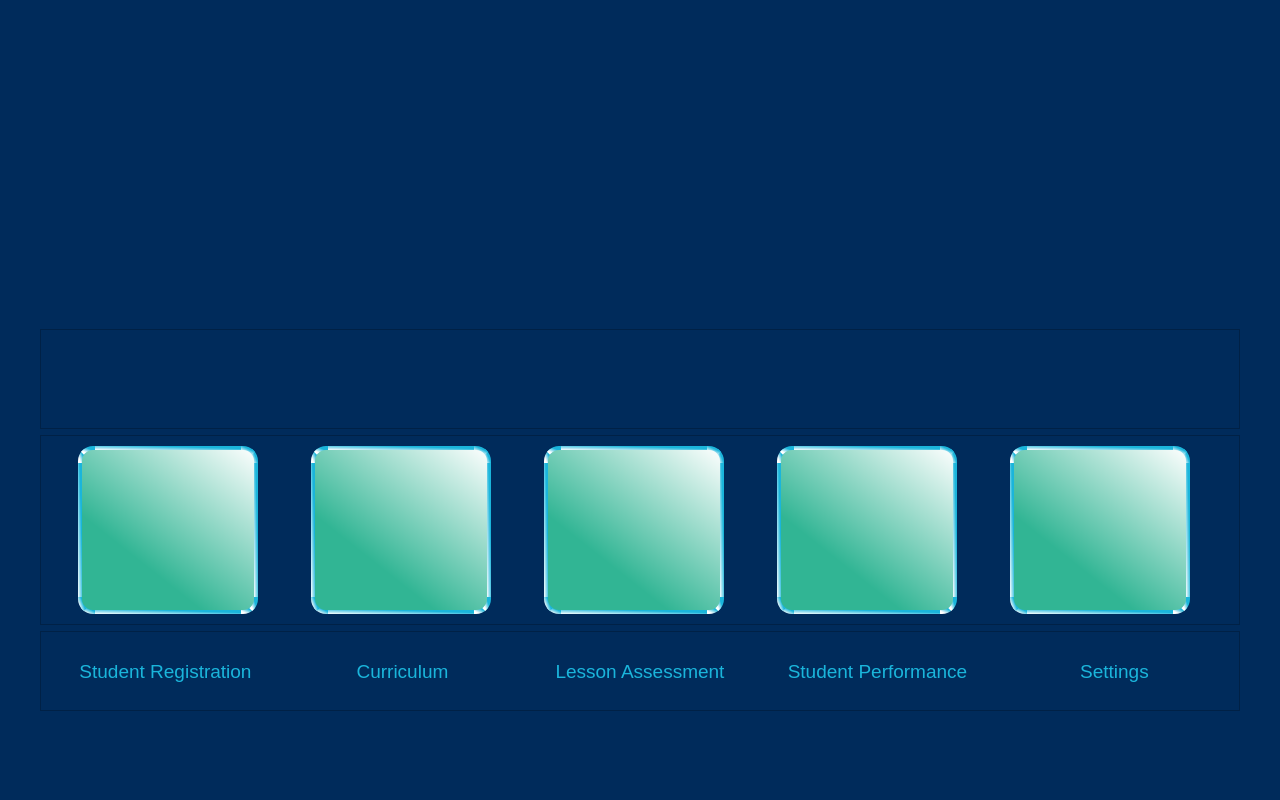
<?xml version="1.0" encoding="UTF-8"?>
<ui version="4.0">
 <class>MainWindow</class>
 <widget class="QMainWindow" name="MainWindow">
  <property name="geometry">
   <rect>
    <x>0</x>
    <y>0</y>
    <width>1280</width>
    <height>800</height>
   </rect>
  </property>
  <property name="font">
   <font>
    <pointsize>12</pointsize>
   </font>
  </property>
  <property name="windowTitle">
   <string>MainWindow</string>
  </property>
  <widget class="QWidget" name="centralwidget">
   <layout class="QGridLayout" name="gridLayout_2">
    <property name="leftMargin">
     <number>0</number>
    </property>
    <property name="topMargin">
     <number>0</number>
    </property>
    <property name="rightMargin">
     <number>0</number>
    </property>
    <property name="bottomMargin">
     <number>0</number>
    </property>
    <item row="0" column="0">
     <widget class="QFrame" name="mainframe">
      <property name="sizePolicy">
       <sizepolicy hsizetype="Preferred" vsizetype="Preferred">
        <horstretch>0</horstretch>
        <verstretch>0</verstretch>
       </sizepolicy>
      </property>
      <property name="maximumSize">
       <size>
        <width>16777215</width>
        <height>16777215</height>
       </size>
      </property>
      <property name="styleSheet">
       <string notr="true">background-color: rgb(0, 43, 91)</string>
      </property>
      <layout class="QGridLayout" name="gridLayout">
       <item row="1" column="0">
        <widget class="QFrame" name="frm_banner_pic">
         <property name="maximumSize">
          <size>
           <width>1200</width>
           <height>300</height>
          </size>
         </property>
         <property name="styleSheet">
          <string notr="true">border: none;</string>
         </property>
         <property name="frameShape">
          <enum>QFrame::StyledPanel</enum>
         </property>
         <property name="frameShadow">
          <enum>QFrame::Raised</enum>
         </property>
         <layout class="QVBoxLayout" name="verticalLayout">
          <item>
           <widget class="QLabel" name="b_picture">
            <property name="layoutDirection">
             <enum>Qt::LeftToRight</enum>
            </property>
            <property name="styleSheet">
             <string notr="true">border: none;</string>
            </property>
            <property name="frameShape">
             <enum>QFrame::StyledPanel</enum>
            </property>
            <property name="text">
             <string/>
            </property>
            <property name="pixmap">
             <pixmap>../Images/banner_logo.png</pixmap>
            </property>
            <property name="scaledContents">
             <bool>false</bool>
            </property>
            <property name="alignment">
             <set>Qt::AlignCenter</set>
            </property>
           </widget>
          </item>
         </layout>
        </widget>
       </item>
       <item row="3" column="0">
        <widget class="QFrame" name="space_frame">
         <property name="maximumSize">
          <size>
           <width>16777215</width>
           <height>100</height>
          </size>
         </property>
         <property name="frameShape">
          <enum>QFrame::StyledPanel</enum>
         </property>
         <property name="frameShadow">
          <enum>QFrame::Raised</enum>
         </property>
        </widget>
       </item>
       <item row="5" column="0">
        <widget class="QFrame" name="frm_btn_lbl">
         <property name="minimumSize">
          <size>
           <width>0</width>
           <height>50</height>
          </size>
         </property>
         <property name="maximumSize">
          <size>
           <width>16777215</width>
           <height>80</height>
          </size>
         </property>
         <property name="frameShape">
          <enum>QFrame::StyledPanel</enum>
         </property>
         <property name="frameShadow">
          <enum>QFrame::Raised</enum>
         </property>
         <layout class="QHBoxLayout" name="horizontalLayout_3">
          <item>
           <widget class="QLabel" name="lbl_student">
            <property name="maximumSize">
             <size>
              <width>16777215</width>
              <height>60</height>
             </size>
            </property>
            <property name="font">
             <font>
              <pointsize>14</pointsize>
              <weight>50</weight>
              <bold>false</bold>
             </font>
            </property>
            <property name="styleSheet">
             <string notr="true">color: rgb(26, 181, 219);</string>
            </property>
            <property name="text">
              <string>Student Registration</string>
            </property>
            <property name="alignment">
             <set>Qt::AlignCenter</set>
            </property>
           </widget>
          </item>
          <item>
           <widget class="QLabel" name="lbl_lesson">
            <property name="maximumSize">
             <size>
              <width>16777215</width>
              <height>50</height>
             </size>
            </property>
            <property name="font">
             <font>
              <pointsize>14</pointsize>
             </font>
            </property>
            <property name="styleSheet">
             <string notr="true">color: rgb(26, 181, 219);</string>
            </property>
            <property name="text">
              <string>Curriculum</string>
            </property>
            <property name="alignment">
             <set>Qt::AlignCenter</set>
            </property>
           </widget>
          </item>
          <item>
           <widget class="QLabel" name="lbl_quiz">
            <property name="maximumSize">
             <size>
              <width>16777215</width>
              <height>50</height>
             </size>
            </property>
            <property name="font">
             <font>
              <pointsize>14</pointsize>
             </font>
            </property>
            <property name="styleSheet">
             <string notr="true">color: rgb(26, 181, 219);</string>
            </property>
            <property name="text">
              <string>Lesson Assessment</string>
            </property>
            <property name="alignment">
             <set>Qt::AlignCenter</set>
            </property>
           </widget>
          </item>
          <item>
           <widget class="QLabel" name="lbl_progress">
            <property name="maximumSize">
             <size>
              <width>16777215</width>
              <height>50</height>
             </size>
            </property>
            <property name="font">
             <font>
              <pointsize>14</pointsize>
             </font>
            </property>
            <property name="styleSheet">
             <string notr="true">color: rgb(26, 181, 219);</string>
            </property>
            <property name="text">
              <string>Student Performance</string>
            </property>
            <property name="alignment">
             <set>Qt::AlignCenter</set>
            </property>
           </widget>
          </item>
          <item>
           <widget class="QLabel" name="lbl_settings">
            <property name="maximumSize">
             <size>
              <width>16777215</width>
              <height>50</height>
             </size>
            </property>
            <property name="font">
             <font>
              <pointsize>14</pointsize>
             </font>
            </property>
            <property name="styleSheet">
             <string notr="true">color: rgb(26, 181, 219);</string>
            </property>
            <property name="text">
              <string>Settings</string>
            </property>
            <property name="alignment">
             <set>Qt::AlignCenter</set>
            </property>
           </widget>
          </item>
         </layout>
        </widget>
       </item>
       <item row="2" column="0">
        <spacer name="verticalSpacer_2">
         <property name="orientation">
          <enum>Qt::Vertical</enum>
         </property>
         <property name="sizeType">
          <enum>QSizePolicy::Fixed</enum>
         </property>
         <property name="sizeHint" stdset="0">
          <size>
           <width>10</width>
           <height>10</height>
          </size>
         </property>
        </spacer>
       </item>
       <item row="0" column="0">
        <spacer name="verticalSpacer">
         <property name="orientation">
          <enum>Qt::Vertical</enum>
         </property>
         <property name="sizeType">
          <enum>QSizePolicy::Fixed</enum>
         </property>
         <property name="sizeHint" stdset="0">
          <size>
           <width>20</width>
           <height>20</height>
          </size>
         </property>
        </spacer>
       </item>
       <item row="6" column="0">
        <spacer name="verticalSpacer_3">
         <property name="orientation">
          <enum>Qt::Vertical</enum>
         </property>
         <property name="sizeType">
          <enum>QSizePolicy::Fixed</enum>
         </property>
         <property name="sizeHint" stdset="0">
          <size>
           <width>20</width>
           <height>80</height>
          </size>
         </property>
        </spacer>
       </item>
       <item row="4" column="0">
        <widget class="QFrame" name="frm_button">
         <property name="minimumSize">
          <size>
           <width>1100</width>
           <height>190</height>
          </size>
         </property>
         <property name="maximumSize">
          <size>
           <width>1270</width>
           <height>190</height>
          </size>
         </property>
         <property name="styleSheet">
          <string notr="true"/>
         </property>
         <property name="frameShape">
          <enum>QFrame::StyledPanel</enum>
         </property>
         <property name="frameShadow">
          <enum>QFrame::Raised</enum>
         </property>
         <layout class="QHBoxLayout" name="horizontalLayout_2">
          <property name="leftMargin">
           <number>0</number>
          </property>
          <property name="topMargin">
           <number>0</number>
          </property>
          <property name="bottomMargin">
           <number>0</number>
          </property>
          <item>
           <widget class="QPushButton" name="btn_student">
            <property name="sizePolicy">
             <sizepolicy hsizetype="Fixed" vsizetype="Fixed">
              <horstretch>0</horstretch>
              <verstretch>0</verstretch>
             </sizepolicy>
            </property>
            <property name="minimumSize">
             <size>
              <width>150</width>
              <height>150</height>
             </size>
            </property>
            <property name="maximumSize">
             <size>
              <width>200</width>
              <height>200</height>
             </size>
            </property>
            <property name="font">
             <font>
              <pointsize>9</pointsize>
              <weight>50</weight>
              <bold>false</bold>
              <stylestrategy>PreferDefault</stylestrategy>
             </font>
            </property>
            <property name="cursor">
             <cursorShape>PointingHandCursor</cursorShape>
            </property>
            <property name="mouseTracking">
             <bool>true</bool>
            </property>
            <property name="acceptDrops">
             <bool>true</bool>
            </property>
            <property name="styleSheet">
             <string notr="true">QPushButton {
	background-color: qlineargradient(spread:pad, x1:0.383, y1:0.727, x2:1, y2:0, stop:0 rgba(49, 181, 148, 255), stop:1 rgba(255, 255, 255, 255));
	border: 4px solid qlineargradient(spread:pad, x1:0.716905, y1:0.347, x2:0, y2:1, stop:0 rgba(26, 181, 219, 255), stop:1 rgba(255, 255, 255, 255)) ;
	border-radius: 15px;
	margin: 10px;
}

QPushButton:hover:!pressed
{
 	border: 4px solid qlineargradient(spread:pad, x1:0.338, y1:0.602273, x2:1, y2:0, stop:0 rgba(26, 181, 219, 255), stop:1 rgba(255, 255, 255, 255));
	background-color: qlineargradient(spread:pad, x1:0.606965, y1:0.409, x2:0, y2:1, stop:0 rgba(81, 181, 159, 255), stop:1 rgba(255, 255, 255, 255));
}
</string>
            </property>
            <property name="text">
             <string/>
            </property>
            <property name="icon">
             <iconset>
              <normaloff>../Images/student_icon.png</normaloff>../Images/student_icon.png</iconset>
            </property>
            <property name="iconSize">
             <size>
              <width>80</width>
              <height>70</height>
             </size>
            </property>
            <property name="flat">
             <bool>false</bool>
            </property>
           </widget>
          </item>
          <item>
           <widget class="QPushButton" name="btn_lesson">
            <property name="sizePolicy">
             <sizepolicy hsizetype="Fixed" vsizetype="Fixed">
              <horstretch>0</horstretch>
              <verstretch>0</verstretch>
             </sizepolicy>
            </property>
            <property name="minimumSize">
             <size>
              <width>150</width>
              <height>150</height>
             </size>
            </property>
            <property name="maximumSize">
             <size>
              <width>200</width>
              <height>200</height>
             </size>
            </property>
            <property name="cursor">
             <cursorShape>PointingHandCursor</cursorShape>
            </property>
            <property name="styleSheet">
             <string notr="true">QPushButton {
	background-color: qlineargradient(spread:pad, x1:0.383, y1:0.727, x2:1, y2:0, stop:0 rgba(49, 181, 148, 255), stop:1 rgba(255, 255, 255, 255));
	border: 4px solid qlineargradient(spread:pad, x1:0.716905, y1:0.347, x2:0, y2:1, stop:0 rgba(26, 181, 219, 255), stop:1 rgba(255, 255, 255, 255)) ;
	border-radius: 15px;
	margin: 10px;
}

QPushButton:hover:!pressed
{
 	border: 4px solid qlineargradient(spread:pad, x1:0.338, y1:0.602273, x2:1, y2:0, stop:0 rgba(26, 181, 219, 255), stop:1 rgba(255, 255, 255, 255));
	background-color: qlineargradient(spread:pad, x1:0.606965, y1:0.409, x2:0, y2:1, stop:0 rgba(81, 181, 159, 255), stop:1 rgba(255, 255, 255, 255));
}
</string>
            </property>
            <property name="text">
             <string/>
            </property>
            <property name="icon">
             <iconset>
              <normaloff>../Images/lesson_icon.png</normaloff>../Images/lesson_icon.png</iconset>
            </property>
            <property name="iconSize">
             <size>
              <width>70</width>
              <height>90</height>
             </size>
            </property>
           </widget>
          </item>
          <item>
           <widget class="QPushButton" name="btn_quiz">
            <property name="sizePolicy">
             <sizepolicy hsizetype="Fixed" vsizetype="Fixed">
              <horstretch>0</horstretch>
              <verstretch>0</verstretch>
             </sizepolicy>
            </property>
            <property name="minimumSize">
             <size>
              <width>150</width>
              <height>150</height>
             </size>
            </property>
            <property name="maximumSize">
             <size>
              <width>200</width>
              <height>200</height>
             </size>
            </property>
            <property name="cursor">
             <cursorShape>PointingHandCursor</cursorShape>
            </property>
            <property name="styleSheet">
             <string notr="true">QPushButton {
	background-color: qlineargradient(spread:pad, x1:0.383, y1:0.727, x2:1, y2:0, stop:0 rgba(49, 181, 148, 255), stop:1 rgba(255, 255, 255, 255));
	border: 4px solid qlineargradient(spread:pad, x1:0.716905, y1:0.347, x2:0, y2:1, stop:0 rgba(26, 181, 219, 255), stop:1 rgba(255, 255, 255, 255)) ;
	border-radius: 15px;
	margin: 10px;
}

QPushButton:hover:!pressed
{
 	border: 4px solid qlineargradient(spread:pad, x1:0.338, y1:0.602273, x2:1, y2:0, stop:0 rgba(26, 181, 219, 255), stop:1 rgba(255, 255, 255, 255));
	background-color: qlineargradient(spread:pad, x1:0.606965, y1:0.409, x2:0, y2:1, stop:0 rgba(81, 181, 159, 255), stop:1 rgba(255, 255, 255, 255));
}
</string>
            </property>
            <property name="text">
             <string/>
            </property>
            <property name="icon">
             <iconset>
              <normaloff>../Images/assessment_icon.png</normaloff>../Images/assessment_icon.png</iconset>
            </property>
            <property name="iconSize">
             <size>
              <width>70</width>
              <height>90</height>
             </size>
            </property>
           </widget>
          </item>
          <item>
           <widget class="QPushButton" name="btn_progress">
            <property name="sizePolicy">
             <sizepolicy hsizetype="Fixed" vsizetype="Fixed">
              <horstretch>0</horstretch>
              <verstretch>0</verstretch>
             </sizepolicy>
            </property>
            <property name="minimumSize">
             <size>
              <width>150</width>
              <height>150</height>
             </size>
            </property>
            <property name="maximumSize">
             <size>
              <width>200</width>
              <height>200</height>
             </size>
            </property>
            <property name="cursor">
             <cursorShape>PointingHandCursor</cursorShape>
            </property>
            <property name="styleSheet">
             <string notr="true">QPushButton {
	background-color: qlineargradient(spread:pad, x1:0.383, y1:0.727, x2:1, y2:0, stop:0 rgba(49, 181, 148, 255), stop:1 rgba(255, 255, 255, 255));
	border: 4px solid qlineargradient(spread:pad, x1:0.716905, y1:0.347, x2:0, y2:1, stop:0 rgba(26, 181, 219, 255), stop:1 rgba(255, 255, 255, 255)) ;
	border-radius: 15px;
	margin: 10px;
}

QPushButton:hover:!pressed
{
 	border: 4px solid qlineargradient(spread:pad, x1:0.338, y1:0.602273, x2:1, y2:0, stop:0 rgba(26, 181, 219, 255), stop:1 rgba(255, 255, 255, 255));
	background-color: qlineargradient(spread:pad, x1:0.606965, y1:0.409, x2:0, y2:1, stop:0 rgba(81, 181, 159, 255), stop:1 rgba(255, 255, 255, 255));
}
</string>
            </property>
            <property name="text">
             <string/>
            </property>
            <property name="icon">
             <iconset>
              <normaloff>../Images/performance_icon.png</normaloff>../Images/performance_icon.png</iconset>
            </property>
            <property name="iconSize">
             <size>
              <width>150</width>
              <height>150</height>
             </size>
            </property>
           </widget>
          </item>
          <item>
           <widget class="QPushButton" name="btn_settings">
            <property name="sizePolicy">
             <sizepolicy hsizetype="Fixed" vsizetype="Fixed">
              <horstretch>0</horstretch>
              <verstretch>0</verstretch>
             </sizepolicy>
            </property>
            <property name="minimumSize">
             <size>
              <width>150</width>
              <height>150</height>
             </size>
            </property>
            <property name="maximumSize">
             <size>
              <width>200</width>
              <height>200</height>
             </size>
            </property>
            <property name="cursor">
             <cursorShape>PointingHandCursor</cursorShape>
            </property>
            <property name="styleSheet">
             <string notr="true">QPushButton {
	background-color: qlineargradient(spread:pad, x1:0.383, y1:0.727, x2:1, y2:0, stop:0 rgba(49, 181, 148, 255), stop:1 rgba(255, 255, 255, 255));
	border: 4px solid qlineargradient(spread:pad, x1:0.716905, y1:0.347, x2:0, y2:1, stop:0 rgba(26, 181, 219, 255), stop:1 rgba(255, 255, 255, 255)) ;
	border-radius: 15px;
	margin: 10px;
}

QPushButton:hover:!pressed
{
 	border: 4px solid qlineargradient(spread:pad, x1:0.338, y1:0.602273, x2:1, y2:0, stop:0 rgba(26, 181, 219, 255), stop:1 rgba(255, 255, 255, 255));
	background-color: qlineargradient(spread:pad, x1:0.606965, y1:0.409, x2:0, y2:1, stop:0 rgba(81, 181, 159, 255), stop:1 rgba(255, 255, 255, 255));
}
</string>
            </property>
            <property name="text">
             <string/>
            </property>
            <property name="icon">
             <iconset>
              <normaloff>../Images/settings_icon.png</normaloff>../Images/settings_icon.png</iconset>
            </property>
            <property name="iconSize">
             <size>
              <width>70</width>
              <height>70</height>
             </size>
            </property>
           </widget>
          </item>
         </layout>
        </widget>
       </item>
      </layout>
     </widget>
    </item>
   </layout>
  </widget>
 </widget>
 <resources/>
 <connections/>
</ui>
